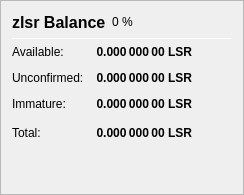
                   <widget class="QFrame" name="frame_ZerocoinBalances">
                    <property name="frameShape">
                     <enum>QFrame::StyledPanel</enum>
                    </property>
                    <property name="frameShadow">
                     <enum>QFrame::Raised</enum>
                    </property>
                    <layout class="QVBoxLayout" name="verticalLayout_7">
                     <item>
                      <layout class="QHBoxLayout" name="horizontalLayout_8" stretch="0,0,0">
                       <item>
                        <widget class="QLabel" name="label_5z_3">
                         <property name="minimumSize">
                          <size>
                           <width>0</width>
                           <height>20</height>
                          </size>
                         </property>
                         <property name="font">
                          <font>
                           <pointsize>12</pointsize>
                           <weight>75</weight>
                           <bold>true</bold>
                          </font>
                         </property>
                         <property name="text">
                          <string>zlsr Balance</string>
                         </property>
                        </widget>
                       </item>
                       <item>
                        <widget class="QLabel" name="labelzlsrPercent">
                         <property name="text">
                          <string notr="true">0 %</string>
                         </property>
                        </widget>
                       </item>
                       <item>
                        <spacer name="horizontalSpacer_11">
                         <property name="orientation">
                          <enum>Qt::Horizontal</enum>
                         </property>
                         <property name="sizeHint" stdset="0">
                          <size>
                           <width>40</width>
                           <height>20</height>
                          </size>
                         </property>
                        </spacer>
                       </item>
                      </layout>
                     </item>
                     <item>
                      <widget class="Line" name="line_ZerocoinBalance">
                       <property name="minimumSize">
                        <size>
                         <width>0</width>
                         <height>1</height>
                        </size>
                       </property>
                       <property name="maximumSize">
                        <size>
                         <width>16777215</width>
                         <height>1</height>
                        </size>
                       </property>
                       <property name="orientation">
                        <enum>Qt::Horizontal</enum>
                       </property>
                      </widget>
                     </item>
                     <item>
                      <layout class="QGridLayout" name="gridLayout_5">
                       <property name="spacing">
                        <number>12</number>
                       </property>
                       <item row="1" column="0">
                        <widget class="QLabel" name="labelzBalanceMatureText">
                         <property name="toolTip">
                          <string>Mature: more than 20 confirmation and more than 1 mint of the same denomination after it was minted.
These zlsr are spendable.</string>
                         </property>
                         <property name="text">
                          <string>Available:</string>
                         </property>
                        </widget>
                       </item>
                       <item row="1" column="1">
                        <widget class="QLabel" name="labelzBalanceMature">
                         <property name="font">
                          <font>
                           <weight>75</weight>
                           <bold>true</bold>
                          </font>
                         </property>
                         <property name="toolTip">
                          <string>Mature: more than 20 confirmation and more than 1 mint of the same denomination after it was minted.
These zlsr are spendable.</string>
                         </property>
                         <property name="text">
                          <string notr="true">0.000 000 00 LSR</string>
                         </property>
                         <property name="alignment">
                          <set>Qt::AlignRight|Qt::AlignTrailing|Qt::AlignVCenter</set>
                         </property>
                        </widget>
                       </item>
                       <item row="2" column="0">
                        <widget class="QLabel" name="labelzBalanceUnconfirmedText">
                         <property name="toolTip">
                          <string>Unconfirmed: less than 20 confirmations
Immature: confirmed, but less than 1 mint of the same denomination after it was minted</string>
                         </property>
                         <property name="text">
                          <string>Unconfirmed:</string>
                         </property>
                        </widget>
                       </item>
                       <item row="2" column="1">
                        <widget class="QLabel" name="labelzBalanceUnconfirmed">
                         <property name="font">
                          <font>
                           <weight>75</weight>
                           <bold>true</bold>
                          </font>
                         </property>
                         <property name="toolTip">
                          <string>Unconfirmed: less than 20 confirmations
Immature: confirmed, but less than 1 mint of the same denomination after it was minted</string>
                         </property>
                         <property name="text">
                          <string notr="true">0.000 000 00 LSR</string>
                         </property>
                         <property name="alignment">
                          <set>Qt::AlignRight|Qt::AlignTrailing|Qt::AlignVCenter</set>
                         </property>
                        </widget>
                       </item>
                       <item row="3" column="0">
                        <widget class="QLabel" name="labelzBalanceImmatureText">
                         <property name="toolTip">
                          <string>Unconfirmed: less than 20 confirmations
Immature: confirmed, but less than 1 mint of the same denomination after it was minted</string>
                         </property>
                         <property name="text">
                          <string>Immature:</string>
                         </property>
                        </widget>
                       </item>
                       <item row="3" column="1">
                        <widget class="QLabel" name="labelzBalanceImmature">
                         <property name="font">
                          <font>
                           <weight>75</weight>
                           <bold>true</bold>
                          </font>
                         </property>
                         <property name="toolTip">
                          <string>Unconfirmed: less than 20 confirmations
Immature: confirmed, but less than 1 mint of the same denomination after it was minted</string>
                         </property>
                         <property name="text">
                          <string notr="true">0.000 000 00 LSR</string>
                         </property>
                         <property name="alignment">
                          <set>Qt::AlignRight|Qt::AlignTrailing|Qt::AlignVCenter</set>
                         </property>
                        </widget>
                       </item>
                       <item row="4" column="0">
                        <widget class="QLabel" name="labelzBalanceText">
                         <property name="toolTip">
                          <string>Your current zlsr balance, unconfirmed and immature zlsr included.</string>
                         </property>
                         <property name="text">
                          <string>Total:</string>
                         </property>
                        </widget>
                       </item>
                       <item row="4" column="1">
                        <widget class="QLabel" name="labelzBalance">
                         <property name="font">
                          <font>
                           <weight>75</weight>
                           <bold>true</bold>
                          </font>
                         </property>
                         <property name="cursor">
                          <cursorShape>IBeamCursor</cursorShape>
                         </property>
                         <property name="toolTip">
                          <string>Your current zlsr balance, unconfirmed and immature zlsr included.</string>
                         </property>
                         <property name="text">
                          <string notr="true">0.000 000 00 LSR</string>
                         </property>
                         <property name="alignment">
                          <set>Qt::AlignRight|Qt::AlignTrailing|Qt::AlignVCenter</set>
                         </property>
                         <property name="textInteractionFlags">
                          <set>Qt::LinksAccessibleByMouse|Qt::TextSelectableByKeyboard|Qt::TextSelectableByMouse</set>
                         </property>
                        </widget>
                       </item>
                       <item row="4" column="2">
                        <spacer name="horizontalSpacer_4">
                         <property name="orientation">
                          <enum>Qt::Horizontal</enum>
                         </property>
                         <property name="sizeHint" stdset="0">
                          <size>
                           <width>40</width>
                           <height>20</height>
                          </size>
                         </property>
                        </spacer>
                       </item>
                      </layout>
                     </item>
                     <item>
                      <spacer name="verticalSpacer_4">
                       <property name="orientation">
                        <enum>Qt::Vertical</enum>
                       </property>
                       <property name="sizeHint" stdset="0">
                        <size>
                         <width>20</width>
                         <height>40</height>
                        </size>
                       </property>
                      </spacer>
                     </item>
                    </layout>
                   </widget>
